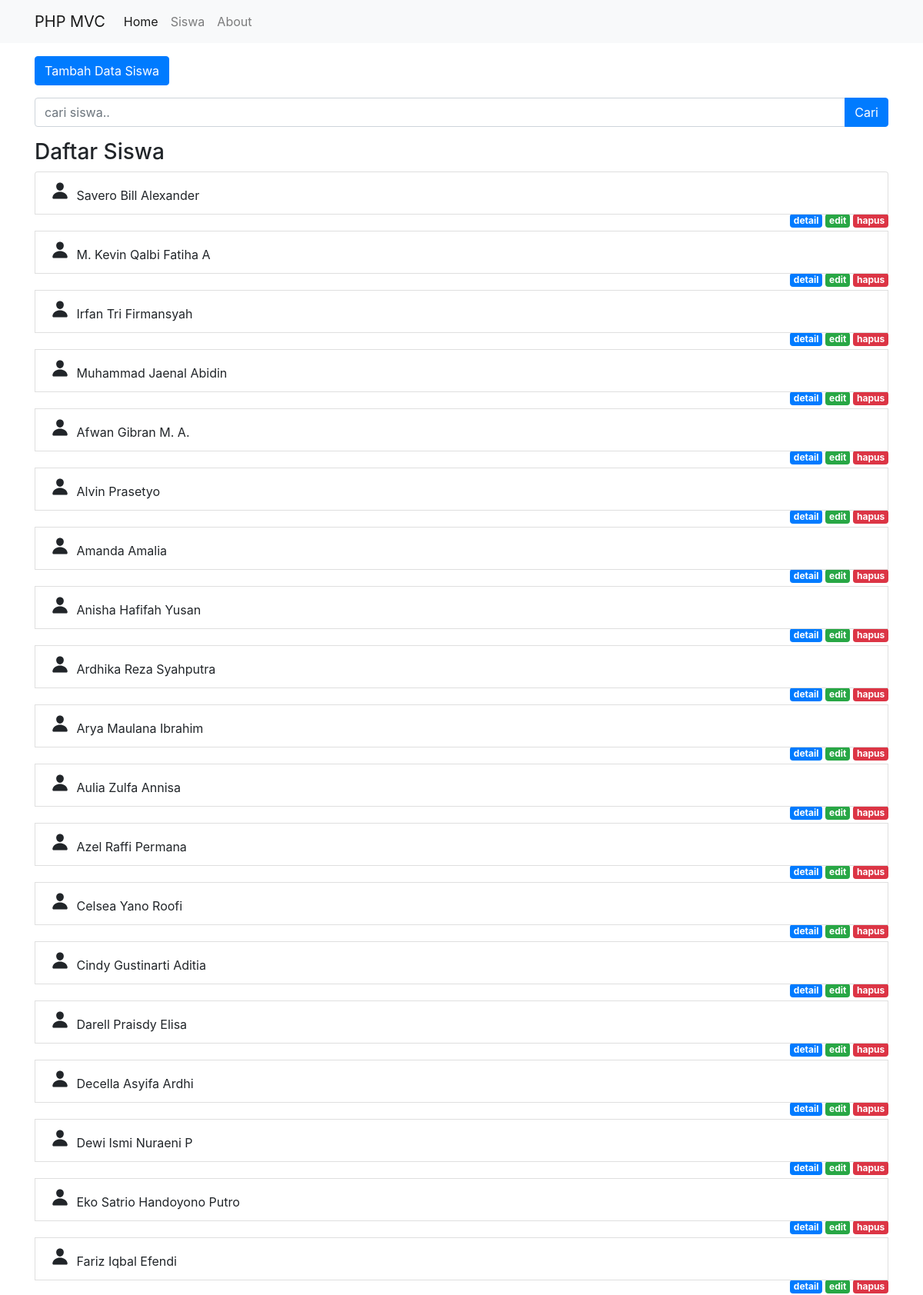
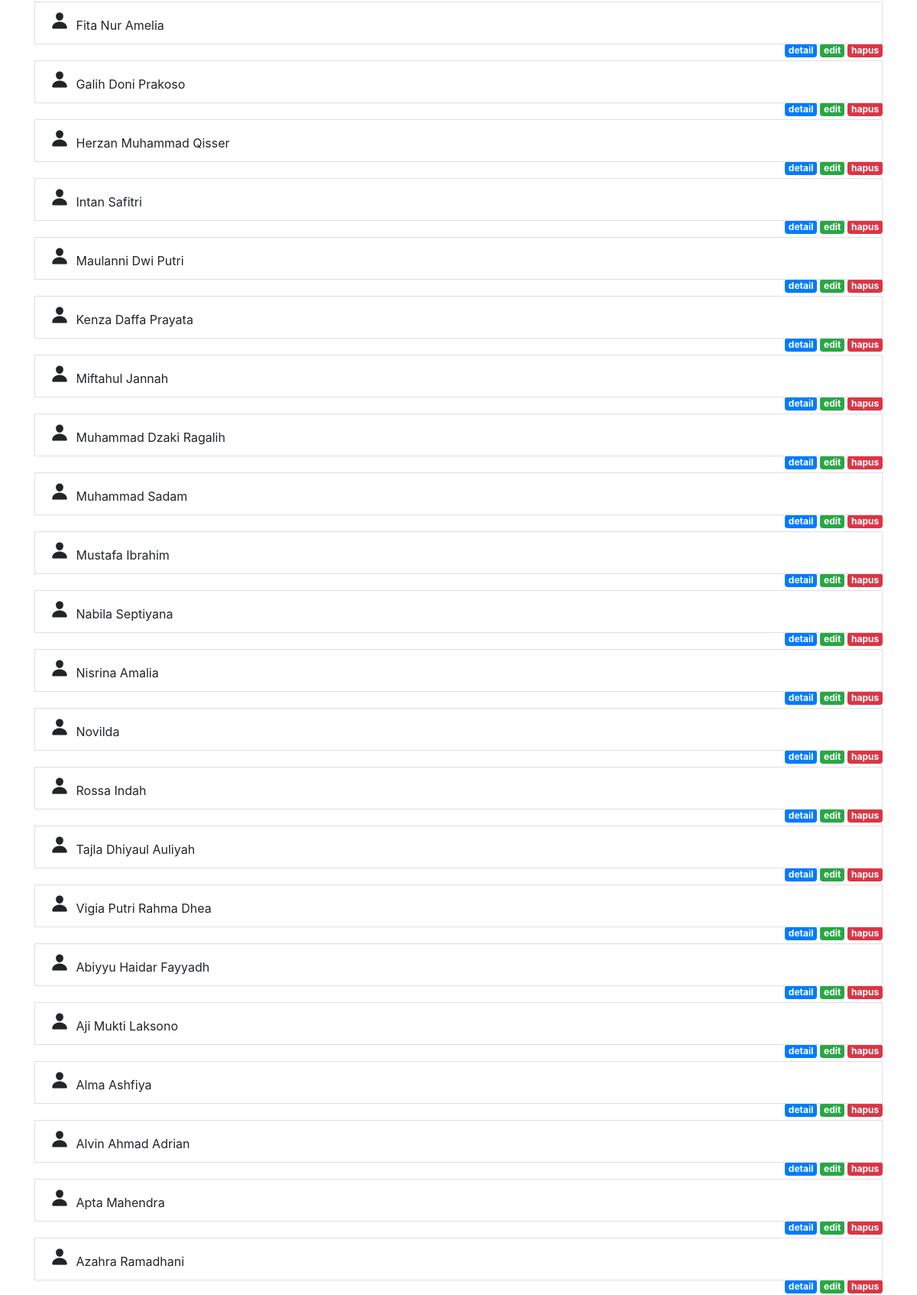
The app's page /public/siswa (upper part) with its own data (2 pictures, top to bottom).
### tables this page shows
CREATE TABLE `siswa` (
  `id` int(11) NOT NULL,
  `nis` varchar(9) NOT NULL,
  `nama` varchar(50) NOT NULL,
  `kelas` varchar(50) NOT NULL
);

### app/core/Controller.php (called while the page is built, shortened)
<?php
class Controller{
	public function view($view, $data = []){
		require_once '../app/views/' . $view . '.php';
	}
	public function model($model){
		return new $model;
	}
}
 ?>

### app/controllers/Siswa.php (called while the page is built, shortened)
<?php
class Siswa extends Controller{
	public function index(){
		$data['judul'] = 'Daftar Siswa';
		$data['swa'] = $this->model('Siswa_model')->getAllSiswa();
		$this->view('templates/header', $data);
		$this->view('siswa/index', $data);
		$this->view('templates/footer');
	}
}
 ?>

### app/core/App.php (called while the page is built, shortened)
<?php
class App {
	protected $method = 'index';
	protected $params = [];
	public function __construct(){
		$this->controller = new $this->controller;
		call_user_func_array([$this->controller, $this->method], $this->params);
	}
}
 ?>

### public/index.php (called while the page is built, shortened)
<?php
$app = new App;
 ?>

### app/core/Database.php (called while the page is built, shortened)
<?php
class Database{
	private $host = DB_HOST;
	private $user = DB_USER;
	private $pass = DB_PASS;
	private $db_name = DB_NAME;
	private $dbh;
	private $stmt;
	public function __construct(){
		$dsn = 'mysql:host=' . $this->host . ';dbname=' . $this->db_name;
		$option = [
			PDO::ATTR_PERSISTENT => true,
			PDO::ATTR_ERRMODE => PDO::ERRMODE_EXCEPTION
		];
		try {
			$this->dbh = new PDO($dsn, $this->user, $this->pass, $option);
		} catch (PDOException $e) {
			die($e->getMessage());
		}
	}
	public function query($query){
		$this->stmt = $this->dbh->prepare($query);
	}
	public function execute(){
		$this->stmt->execute();
	}
	public function resultSet(){
		$this->execute();
		return $this->stmt->fetchAll(PDO::FETCH_ASSOC);
	}
}
 ?>

### app/models/Siswa_model.php (called while the page is built, shortened)
<?php
class Siswa_model {
	private $table = 'siswa';
	private $db;
	public function __construct(){
		$this->db = new Database;
	}
	public function getAllSiswa(){
		$this->db->query('SELECT * FROM ' . $this->table);
		return $this->db->resultSet();
	}
}
 ?>

### app/views/siswa/index.php (the view, shortened to what this page needs)
<div class="container mt-3">
	<div class="row">
		<div class="col-lg-12">
		</div>
	</div>
	<div class="row mb-3">
		<div class="col-lg-12">
			<button type="button" class="btn btn-primary tambahData" data-toggle="modal" data-target="#exampleModalCenter">
				Tambah Data Siswa
			</button>
		</div>
	</div>
	<div class="row mb-3">
		<div class="col-lg-12">
			<form action="<?= BASEURL; ?>/siswa/cari" method="post">
				<div class="input-group">
					<input type="text" class="form-control" placeholder="cari siswa.." name="keyword" id="keyword" autocomplete="off">
					<div class="input-group-append">
						<button class="btn btn-primary" type="submit" id="tombolCari">Cari</button>
					</div>
				</div>
			</form>
		</div>
	</div>
	<div class="row">
		<div class="col-lg-12">
			<h3>Daftar Siswa</h3>
			<ul class="list-group">
				<?php foreach ($data['swa'] as $swa) :  ?>
					<li class="list-group-item">
					 <ion-icon name="person" style="padding-right: 5px; font-size: 24px;"></ion-icon>
						<?= $swa['nama']; ?>
					</li>
					<li class="mb-1" style="list-style:none;">
						<a href="<?= BASEURL; ?>/siswa/hapus/<?= $swa['id']; ?>" class="badge badge-danger float-right ml-1" onclick="return confirm('Yakin?');">hapus</a>
						<a href="<?= BASEURL; ?>/siswa/ubah/<?= $swa['id']; ?>" class="badge badge-success float-right ml-1 tampilModalUbah" data-toggle="modal" data-target="#exampleModalCenter" data-id="<?= $swa['id']; ?>">edit</a>
						<a href="<?= BASEURL; ?>/siswa/detail/<?= $swa['id']; ?>" class="badge badge-primary float-right">detail</a>
					</li>
				<?php endforeach; ?>
			</ul>
		</div>
	</div>
</div>

### app/views/templates/header.php (shortened to what this page needs)
<!DOCTYPE html>
<html lang="en">
<head>
	<link rel="stylesheet" href="<?= BASEURL; ?>/css/bootstrap.css">
</head>
<body>
<nav class="navbar navbar-expand-lg navbar-light bg-light">
	<div class="container">
  <a class="navbar-brand" href="<?= BASEURL; ?>">PHP MVC</a>
  <div class="collapse navbar-collapse" id="navbarNav">
    <ul class="navbar-nav">
      <li class="nav-item active">
        <a class="nav-link" href="<?= BASEURL; ?>">Home <span class="sr-only">(current)</span></a>
      </li>
      <li class="nav-item">
        <a class="nav-link" href="<?= BASEURL; ?>/siswa">Siswa</a>
      </li>
      <li class="nav-item">
        <a class="nav-link" href="<?= BASEURL; ?>/about">About</a>
      </li>
    </ul>
  </div>
</div>
</nav>

### app/views/templates/footer.php (shortened to what this page needs)
</body>
</html>

### records on screen
siswa: nama "Savero Bill Alexander"
siswa: nama "M. Kevin Qalbi Fatiha A"
siswa: nama "Irfan Tri Firmansyah"
siswa: nama "Muhammad Jaenal Abidin"
siswa: nama "Afwan Gibran M. A."
siswa: nama "Alvin Prasetyo"
siswa: nama "Amanda Amalia"
siswa: nama "Anisha Hafifah Yusan"
siswa: nama "Ardhika Reza Syahputra"
siswa: nama "Arya Maulana Ibrahim"
siswa: nama "Aulia Zulfa Annisa"
siswa: nama "Azel Raffi Permana"
siswa: nama "Celsea Yano Roofi"
siswa: nama "Cindy Gustinarti Aditia"
siswa: nama "Darell Praisdy Elisa"
siswa: nama "Decella Asyifa Ardhi"
siswa: nama "Dewi Ismi Nuraeni P"
siswa: nama "Eko Satrio Handoyono Putro"
siswa: nama "Fariz Iqbal Efendi"
siswa: nama "Fita Nur Amelia"
siswa: nama "Galih Doni Prakoso"
siswa: nama "Herzan Muhammad Qisser"
siswa: nama "Intan Safitri"
siswa: nama "Maulanni Dwi Putri"
siswa: nama "Kenza Daffa Prayata"
siswa: nama "Miftahul Jannah"
siswa: nama "Muhammad Dzaki Ragalih"
siswa: nama "Muhammad Sadam"
siswa: nama "Mustafa Ibrahim"
siswa: nama "Nabila Septiyana"
siswa: nama "Nisrina Amalia"
siswa: nama "Novilda"
siswa: nama "Rossa Indah"
siswa: nama "Tajla Dhiyaul Auliyah"
siswa: nama "Vigia Putri Rahma Dhea"
siswa: nama "Abiyyu Haidar Fayyadh"
siswa: nama "Aji Mukti Laksono"
siswa: nama "Alma Ashfiya"
siswa: nama "Alvin Ahmad Adrian"
siswa: nama "Apta Mahendra"
siswa: nama "Azahra Ramadhani"
